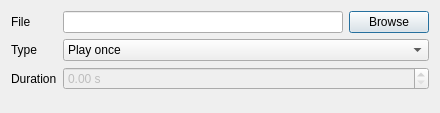
<?xml version="1.0" encoding="UTF-8"?>
<ui version="4.0">
 <class>ActionsSoundDialog</class>
 <widget class="QDialog" name="ActionsSoundDialog">
  <property name="geometry">
   <rect>
    <x>0</x>
    <y>0</y>
    <width>440</width>
    <height>113</height>
   </rect>
  </property>
  <property name="windowTitle">
   <string>Sound</string>
  </property>
  <layout class="QFormLayout" name="formLayout">
   <item row="0" column="0">
    <widget class="QLabel" name="label">
     <property name="text">
      <string>File</string>
     </property>
    </widget>
   </item>
   <item row="0" column="1">
    <layout class="QHBoxLayout" name="horizontalLayout">
     <item>
      <widget class="QLineEdit" name="lineEdit"/>
     </item>
     <item>
      <widget class="QPushButton" name="pushButton">
       <property name="text">
        <string>Browse</string>
       </property>
      </widget>
     </item>
    </layout>
   </item>
   <item row="1" column="1">
    <widget class="QComboBox" name="comboBox">
     <item>
      <property name="text">
       <string>Play once</string>
      </property>
     </item>
     <item>
      <property name="text">
       <string>Loop for a duration</string>
      </property>
     </item>
     <item>
      <property name="text">
       <string>Loop indefinitely</string>
      </property>
     </item>
     <item>
      <property name="text">
       <string>Stop playing</string>
      </property>
     </item>
    </widget>
   </item>
   <item row="1" column="0">
    <widget class="QLabel" name="label_2">
     <property name="text">
      <string>Type</string>
     </property>
    </widget>
   </item>
   <item row="2" column="0">
    <widget class="QLabel" name="label_3">
     <property name="text">
      <string>Duration</string>
     </property>
    </widget>
   </item>
   <item row="2" column="1">
    <widget class="QDoubleSpinBox" name="durationSpinBox">
     <property name="enabled">
      <bool>false</bool>
     </property>
     <property name="suffix">
      <string> s</string>
     </property>
    </widget>
   </item>
  </layout>
 </widget>
 <resources/>
 <connections/>
</ui>
